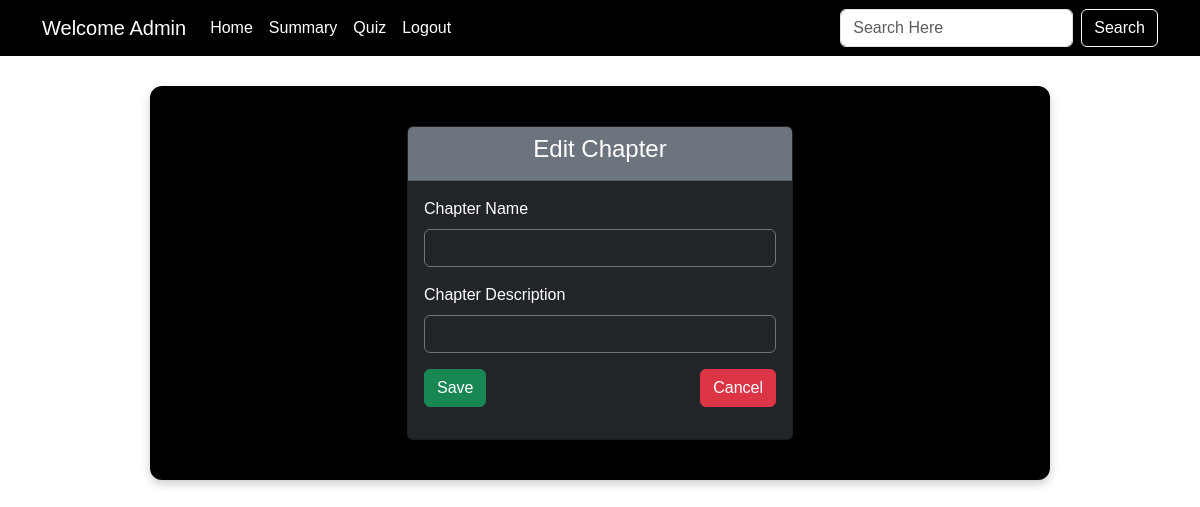
The page /edit_chapter/1/Aleena Ayesha Alvi  on the database as committed earlier.
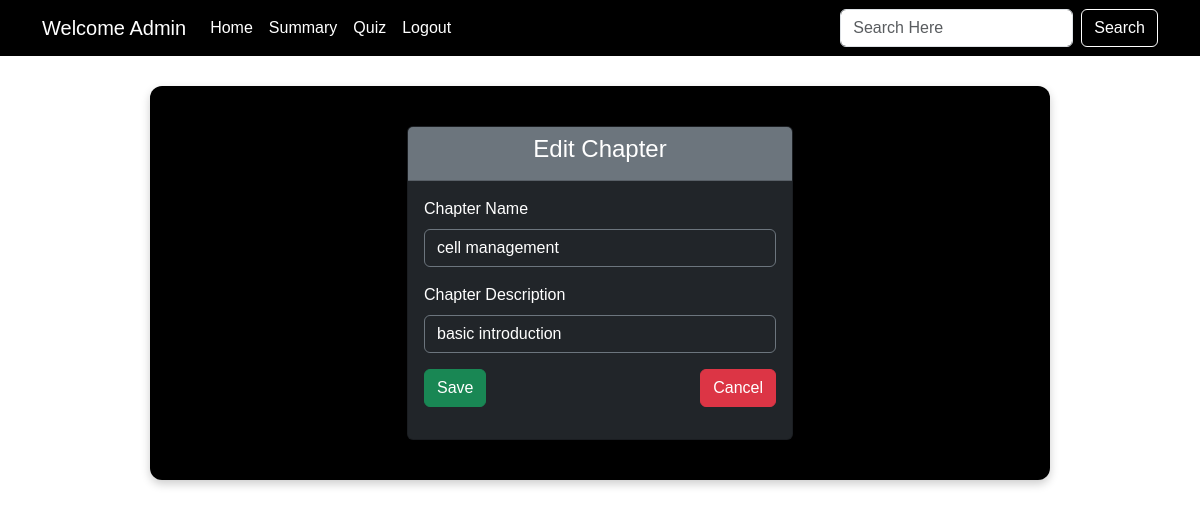
The same page on the database as committed later.
### backend/models.py (models this page shows)
class Chapter(db.Model):
    __tablename__ = "chapters"
    id = db.Column(db.Integer, primary_key=True)
    subject_id = db.Column(db.Integer, db.ForeignKey("subjects.id"), nullable=False)  # Fixed FK
    chapter_name = db.Column(db.String(80), nullable=False)
    chapt_desc = db.Column(db.String(200))
    quizzes = db.relationship("Quiz", backref="chapters", lazy=True, cascade="all,delete")

### backend/controllers.py (the view)
@app.route('/edit_chapter/<id>/<name>', methods=['GET', 'POST'])
def edit_chapter(id, name):
    chapter = Chapter.query.get(id)
    if request.method == 'POST':
        chapter.chapter_name = request.form.get('chapter_name')
        chapter.chapt_desc = request.form.get('chapter_description')
        db.session.commit()
        return redirect(url_for('admin_dashboard', name=name))
    return render_template('edit_chapter.html', name=name, chapter=chapter)

### templates/edit_chapter.html (shortened to what this page needs)
{% extends "admin_layout.html" %}
{% block content %}
  <div class="container">
    <div class="row justify-content-center">
      <div class="col-md-6">
        <div class="card bg-dark text-white">
          <div class="card-header text-center bg-secondary">
            <h4>Edit Chapter</h4>
          </div>
          <div class="card-body">
            <form action="/edit_chapter/{{chapter.id}}/{{name}}" method="POST">
              <div class="mb-3">
                <label for="chapter_name" class="form-label">Chapter Name</label>
                <input type="text" class="form-control bg-dark text-white border-secondary placeholder-light"
                       name="chapter_name" id="chapter_name" value="{{chapter.chapter_name}}" required>
              </div>
              <div class="mb-3">
                <label for="chapter_description" class="form-label">Chapter Description</label>
                <input type="text" class="form-control bg-dark text-white border-secondary placeholder-light"
                       name="chapter_description" id="chapter_description" value="{{chapter.chapt_desc}}" required>
              </div>
              <div class="mb-3 d-flex justify-content-between">
                <button type="submit" class="btn btn-success">Save</button>
                <a href="/admin_dashboard/{{name}}" class="btn btn-danger">Cancel</a>
              </div>
            </form>
          </div>
        </div>
      </div>
    </div>
  </div>
{% endblock %}

Rows that differ between the two databases and show on the page:
added Chapter: chapter_name "cell management", chapter_description "basic introduction"
